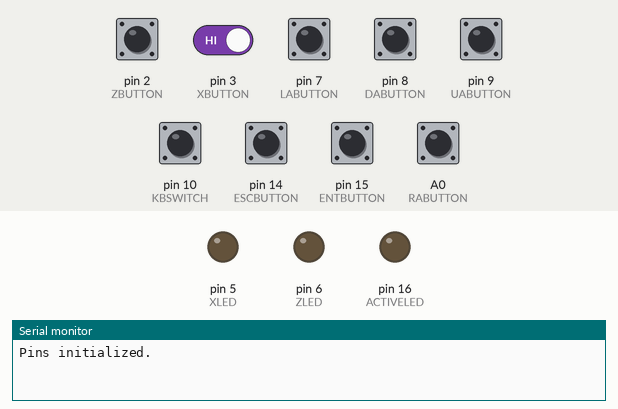
Simulated run of this sketch. Board: Arduino Leonardo, built with avr-gcc and run on an emulated ATmega32U4. Parts: output pins drawn as LEDs (lit = HIGH), the last lines printed to the serial monitor. Inputs (shaded band) come from the test bench; at power-on: A0 (RABUTTON), pin 2 (ZBUTTON), pin 3 (XBUTTON), pin 7 (LABUTTON), pin 8 (DABUTTON), pin 9 (UABUTTON), pin 10 (KBSWITCH), pin 14 (ESCBUTTON), pin 15 (ENTBUTTON) HIGH. USB keyboard and mouse output is not drawn.

Above: at 1.2 s.
1.3 s: pin 2 (ZBUTTON) pulled LOW for 0.15 s
At 1.37 s:
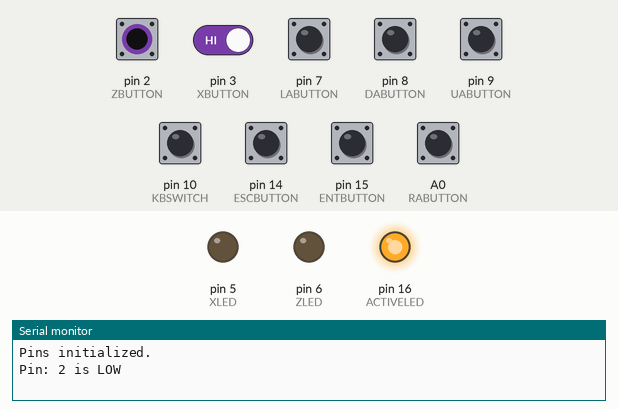
2.9 s: pin 10 (KBSWITCH) pulled LOW for 0.15 s
At 4.2 s:
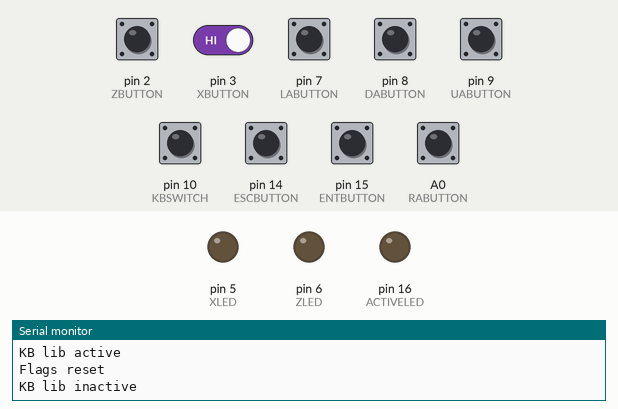
4.5 s: pin 3 (XBUTTON) driven LOW and pin 10 (KBSWITCH) driven LOW
At 4.9 s:
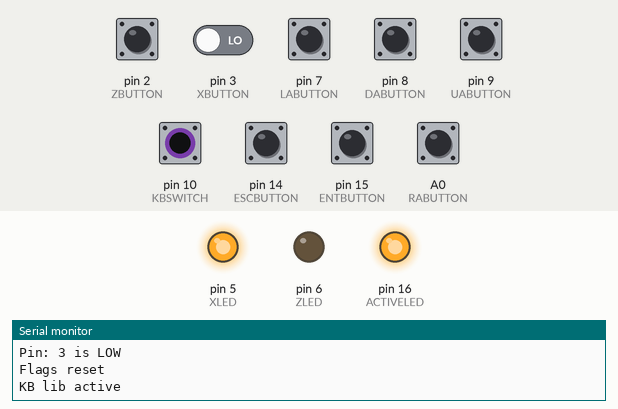
6.0 s: pin 2 (ZBUTTON) pulled LOW for 1 s
At 6.8 s:
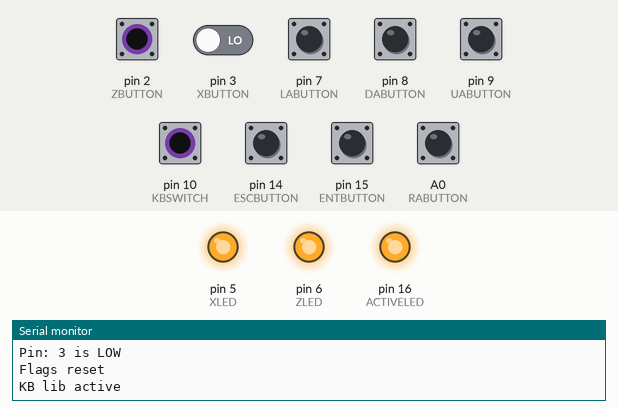
8.5 s: pin 3 (XBUTTON) driven HIGH
At 9.1 s:
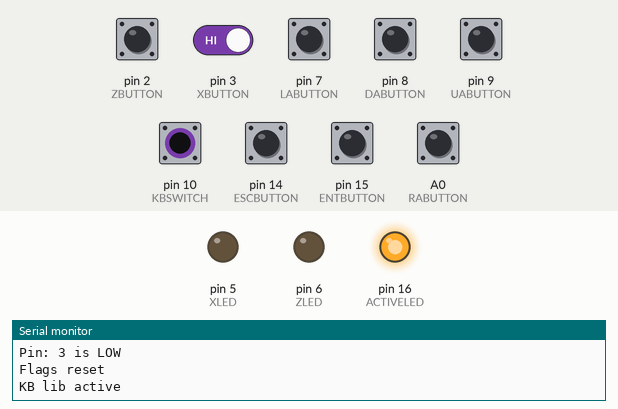
10.0 s: pin 2 (ZBUTTON) pulled LOW for 0.15 s
At 10.07 s:
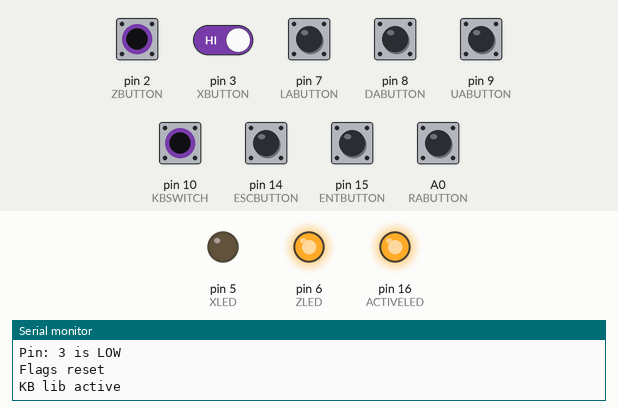
Timing chart, 0 to 12.6 s (numbered marks = the images above; inputs shaded):
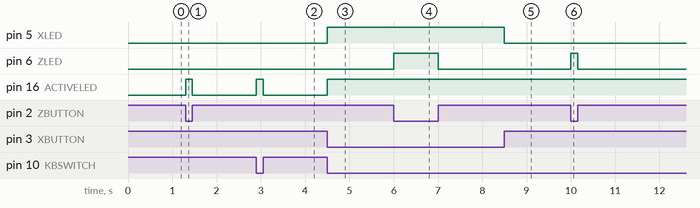

Measured:
- after the input at 1.3 s, pin 16 (ACTIVELED): LOW → HIGH at once, → LOW 0.15 s later
- after the input at 2.9 s, pin 16 (ACTIVELED): LOW → HIGH at once, → LOW 0.15 s later
- after the input at 4.5 s, pin 5 (XLED), pin 16 (ACTIVELED): LOW → HIGH at once
- after the input at 6.0 s, pin 6 (ZLED): LOW → HIGH at once, → LOW 1.0 s later
- after the input at 8.5 s, pin 5 (XLED): HIGH → LOW at once
- after the input at 10.0 s, pin 6 (ZLED): LOW → HIGH at once, → LOW 0.15 s later

The sketch:

Keyboard.ino
```cpp
#include <Keyboard.h>

//Debounce Length (ms)
#define debounceMain 10
#define debounceSecondary 10

//Keybindings
#define xchar 0x78
#define zchar 0x7A
#define lachar 0xD8
#define dachar 0xD9
#define rachar 0xD7
#define uachar 0xDA
#define entchar 0xB0
#define escchar 0xB1

#define ZBUTTON 2
#define XBUTTON 3
#define LABUTTON 7
#define XLED 5
#define ZLED 6
#define UABUTTON 9
#define ENTBUTTON 15
#define ESCBUTTON 14
#define KBSWITCH 10
#define RABUTTON A0
#define DABUTTON 8
#define ACTIVELED 16
#define TRUE 1
#define FALSE 0

//Variable Declarations
volatile int xflag, zflag = 0;
volatile unsigned long xtimer, ztimer = 0;
int laflag, daflag, raflag, uaflag, entflag, escflag = 0;
unsigned long latimer, datimer, ratimer, uatimer, enttimer, esctimer = 0;
int active = 0;

void setup() {

  //I/O Declarations
  pinMode(ZBUTTON, INPUT_PULLUP);
  pinMode(XBUTTON, INPUT_PULLUP);
  pinMode(LABUTTON, INPUT_PULLUP);
  pinMode(DABUTTON, INPUT_PULLUP);
  pinMode(RABUTTON, INPUT_PULLUP);
  pinMode(UABUTTON, INPUT_PULLUP);
  pinMode(ENTBUTTON, INPUT_PULLUP);
  pinMode(ESCBUTTON, INPUT_PULLUP);
  pinMode(KBSWITCH, INPUT_PULLUP);
  pinMode(ZLED, OUTPUT);
  pinMode(XLED, OUTPUT);
  pinMode(ACTIVELED, OUTPUT);

  //attachInterrupt(digitalPinToInterrupt(XBUTTON), kbPressX, CHANGE);
  //attachInterrupt(digitalPinToInterrupt(ZBUTTON), kbPressZ, CHANGE);

  clockTest();

  Serial.begin(115200);
  Serial.println("Pins initialized.");
}

void loop() {

  libInit();
  libTerm();

  while(digitalRead(KBSWITCH) == LOW){
    digitalWrite(ACTIVELED, HIGH);
    kbPress(LABUTTON, NULL, lachar, &laflag, &latimer);
    kbPress(DABUTTON, NULL, dachar, &daflag, &datimer);
    kbPress(RABUTTON, NULL, rachar, &raflag, &ratimer);
    kbPress(UABUTTON, NULL, uachar, &uaflag, &uatimer);
    kbPress(ESCBUTTON, NULL, escchar, &escflag, &esctimer);
    kbPress(ENTBUTTON, NULL, entchar, &entflag, &enttimer);
    kbPress(XBUTTON, XLED, xchar, &xflag, &xtimer);
    kbPress(ZBUTTON, ZLED, zchar, &zflag, &ztimer);
  }

  kbDeb(LABUTTON, &laflag, &latimer);
  kbDeb(DABUTTON, &daflag, &datimer);
  kbDeb(RABUTTON, &raflag, &ratimer);
  kbDeb(UABUTTON, &uaflag, &uatimer);
  kbDeb(ENTBUTTON, &entflag, &enttimer);
  kbDeb(ESCBUTTON, &escflag, &esctimer);
  kbDeb(XBUTTON, &xflag, &xtimer);
  kbDeb(ZBUTTON, &zflag, &ztimer);
}

void libInit(){
  if(digitalRead(KBSWITCH) == LOW && active == false){
    active = true;
    flagReset();
    digitalWrite(ACTIVELED, HIGH);
    Keyboard.begin();
    Serial.println("KB lib active");
  }
}

void libTerm(){
  if(digitalRead(KBSWITCH) == HIGH && active == true){
    active = false;
    flagReset();
    digitalWrite(ACTIVELED, LOW);
    Keyboard.releaseAll();
    Keyboard.end();
    Serial.println("KB lib inactive");
  }
}

void flagReset(){
  laflag=raflag=daflag=uaflag=escflag=entflag=xflag=zflag=0;
  Serial.println("Flags reset");
}

void writeAll(int level){
  digitalWrite(XLED, level);
  digitalWrite(ZLED, level);
  digitalWrite(ACTIVELED, level);
}

void clockTest(){
  if(digitalRead(XBUTTON) == LOW && digitalRead(ZBUTTON) == LOW){
    for(int i=0; i<3; i++){
      writeAll(HIGH);
      delay(1000);
      writeAll(LOW);
      delay(1000);
    }
  }
}
/*
void kbPressX(){
  if(digitalRead(XBUTTON) == LOW && xflag == 0){
    if(active == true){
      Keyboard.press(xchar);
      analogWrite(XLED, 100);
    }
    else{
      digitalWrite(ACTIVELED, HIGH);
      Serial.print("Pin: ");
      Serial.print(XBUTTON);
      Serial.println(" is LOW");
    }
    xtimer = millis();
    xflag = 1;
  }
  if(digitalRead(XBUTTON) == HIGH && xflag == 1 && millis()-xtimer > debounceMain){
    if(active == true){
      Keyboard.release(xchar);
      analogWrite(XLED, 0);
    }
    else{
      digitalWrite(ACTIVELED, LOW);
      Serial.print("Pin: ");
      Serial.print(XBUTTON);
      Serial.println(" is HIGH");
    }
    xflag = 0;
  }
}

void kbPressZ(){
  if(digitalRead(ZBUTTON) == LOW && zflag == 0){
    if(active == true){
      Keyboard.press(zchar);
      analogWrite(ZLED, 100);
    }
    else{
      digitalWrite(ACTIVELED, HIGH);
      Serial.print("Pin: ");
      Serial.print(ZBUTTON);
      Serial.println(" is LOW");
    }
    ztimer = millis();
    zflag = 1;
    if(ztimer == 5 && digitalRead(ZBUTTON) == HIGH){
      Keyboard.release(zchar);
      zflag = 0;
    }
  }
  if(digitalRead(ZBUTTON) == HIGH && zflag == 1 && millis()-ztimer > debounceMain){
    if(active == true){
      Keyboard.release(zchar);
      analogWrite(ZLED, 0);
    }
    else{
      digitalWrite(ACTIVELED, LOW);
      Serial.print("Pin: ");
      Serial.print(ZBUTTON);
      Serial.println(" is HIGH");
    }
    zflag = 0;
  }
}
*/
void kbPress(int pin, int led, int key, int *flag, unsigned long *timer){
  if(digitalRead(pin) == LOW && *flag == 0){
    digitalWrite(led, HIGH);
    Keyboard.press(key);
    *timer = millis();
    *flag = 1;
  }
  if(digitalRead(pin) == HIGH && *flag == 1 && millis()-*timer > debounceSecondary){
    digitalWrite(led, LOW);
    Keyboard.release(key);
    digitalWrite(ACTIVELED, LOW);
    *flag = 0;
  }
}

void kbDeb(int pin, int *flag, unsigned long *timer){
  if(digitalRead(pin) == LOW && *flag == 0){
    Serial.print("Pin: ");
    Serial.print(pin);
    Serial.println(" is LOW");
    digitalWrite(ACTIVELED, HIGH);
    *timer = millis();
    *flag = 1;
  }
  if(digitalRead(pin) == HIGH && *flag == 1 && millis()-*timer > debounceSecondary){
    Serial.print("Pin: ");
    Serial.print(pin);
    Serial.println(" is HIGH");
    digitalWrite(ACTIVELED, LOW);
    *flag = 0;
  }
}
```
